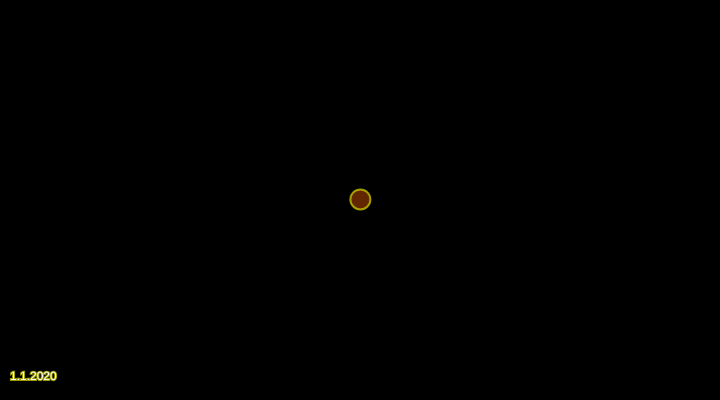
Frame 1 (no input)
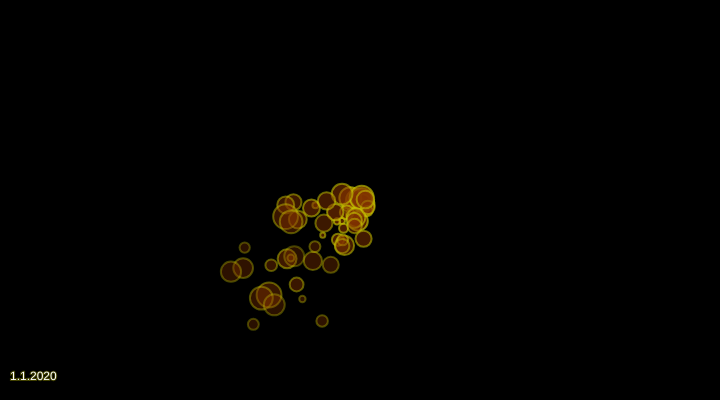
Frame 60 (no input)
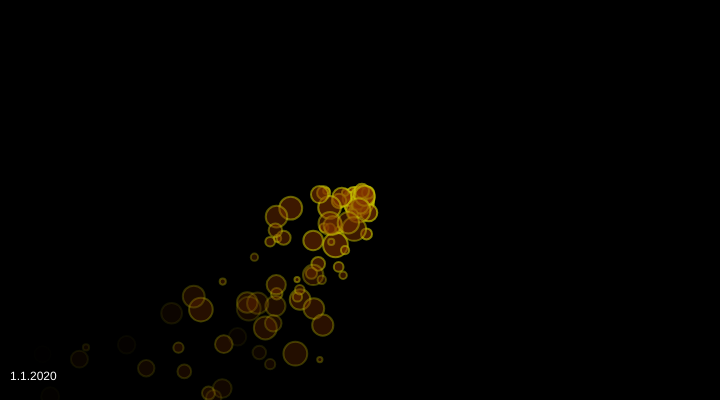
Frame 120 (the mouse pressed at the canvas centre since frame 60)

The p5.js sketch that drew these frames (run headless with seeded random() and noise() and a simulated clock; from frame 60 on, the mouse is pressed at the canvas centre):

// p5.js sketch
// ── sketch.js
//Based off the particle system example on p5.js

let system;

function setup() {
  createCanvas(720, 400);
  system = new ParticleSystem(createVector(width/2, height/2));
}

function draw() {
  background(0);
  system.addParticle();
  system.run();
  fill(255);
  text("1.1.2020", 10, height - 20);
}

// A simple Particle class
let Particle = function(position) {
  this.acceleration = createVector(-0.05, 0.05);
  this.velocity = createVector(random(-1, 1), random(-1, 1));
  this.position = position.copy();
  this.lifespan = 200;
  this.size = random(5, 25);
};

Particle.prototype.run = function() {
  this.update();
  this.display();
};

// Method to update position
Particle.prototype.update = function(){
  this.velocity.add(this.acceleration);
  this.position.add(this.velocity);
  this.lifespan -= 2;
};

// Method to display
Particle.prototype.display = function() {
  stroke(200, 200, 0, this.lifespan);
  strokeWeight(2);
  fill(127, 50, 0, this.lifespan);
  ellipse(this.position.x, this.position.y, this.size, this.size);
};

// Is the particle still useful?
Particle.prototype.isDead = function(){
  return this.lifespan < 0;
};

let ParticleSystem = function(position) {
  this.origin = position.copy();
  this.particles = [];
};

ParticleSystem.prototype.addParticle = function() {
  this.particles.push(new Particle(this.origin));
};

ParticleSystem.prototype.run = function() {
  for (let i = this.particles.length-1; i >= 0; i--) {
    let p = this.particles[i];
    p.run();
    if (p.isDead()) {
      this.particles.splice(i, 1);
    }
  }
};
